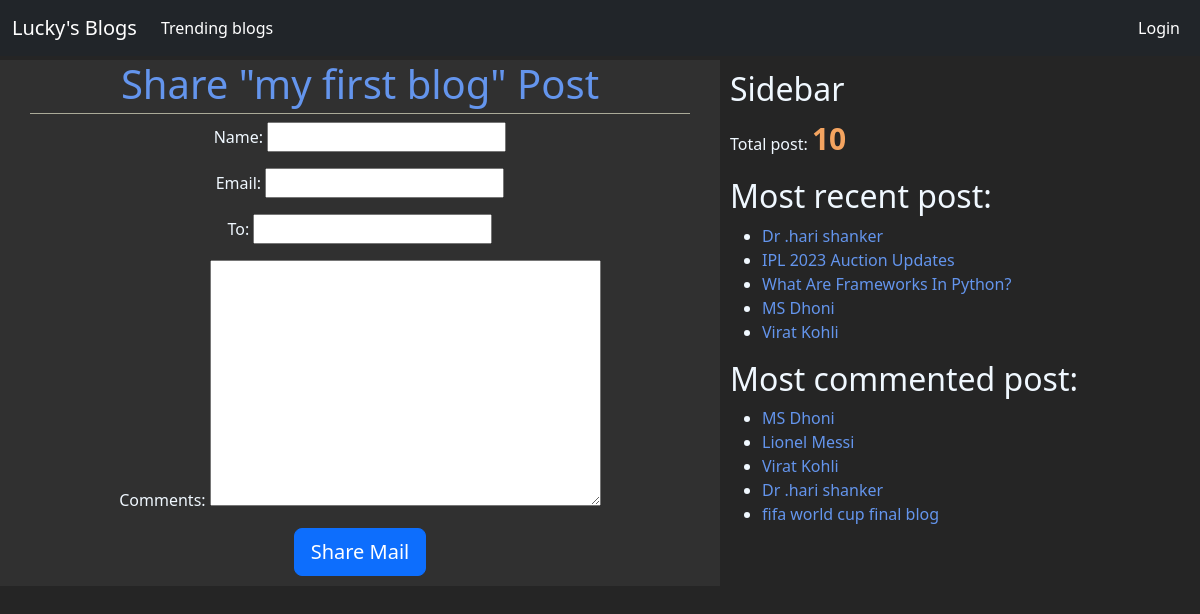
/1/share/, run on the app's committed database.
### blog/models.py (models this page shows, shortened)
class Post(models.Model):
    POST_CHOICES=(('draft','Draft'),('published','Published'))
    title=models.CharField(max_length=150)
    slug=models.SlugField(max_length=264,unique_for_date='publish')
    author=models.ForeignKey(User,related_name='blog_post',on_delete=models.CASCADE)
    body=models.TextField()
    publish=models.DateTimeField(default=timezone.now)
    created=models.DateTimeField(auto_now_add=True)
    update=models.DateTimeField(auto_now=True)
    status=models.CharField(max_length=10,choices=POST_CHOICES,default='draft')
    tags=TaggableManager()
    objects=CustomManager()
    def get_absolute_url(self):
        return reverse("post_detail", args=[self.publish.year,self.publish.strftime('%m'),self.slug])
    class Meta:
        ordering=('-publish',)

### blog/views.py (the view)
# urls.py: path('<int:id>/share/', views.EmailSendView,name=""),
def EmailSendView(request,id):
    post=get_object_or_404(Post,id=id,status='published')
    sent=False
    if request.method=="POST":
        form=EmailSendForm(request.POST)
        if form.is_valid():
            cd=form.cleaned_data #dictionary that contain all form data like to form
            subject=f"{cd['name']}({cd['email']}) recommends you to read {post.title}"
            post_url=request.build_absolute_uri(post.get_absolute_url())
            message=f"Read post At:\n{post_url}\n\nComment:\n{cd['comments']}"
            send_mail(subject,message,'pradhuman@blog.com',[cd['to']])
            sent=True
    else:
        form=EmailSendForm()
    return render(request,'blog/sahrebymail.html',{'form':form,'post':post,'sent':sent})

### blog/forms.py
class EmailSendForm(forms.Form):
    name=forms.CharField()
    email=forms.EmailField()
    to=forms.EmailField()
    comments=forms.CharField(required=False,widget=forms.Textarea)

### blog/models.py (called while the page is built)
    def get_queryset(self):
        return super().get_queryset().filter(status="published")

### blog/templatetags/blog_tags.py (called while the page is built)
@register.simple_tag(name='my_tag')
def total_post():
    return Post.objects.count()

@register.inclusion_tag('blog/latest_post.html')
def show_letest_post():
    latest_post=Post.objects.order_by('-publish')[:5]
    return {'latest_post':latest_post}

@register.simple_tag
def get_most_commented_post(count=5):
    return Post.objects.annotate(total_comments=Count('comments')).order_by('-total_comments')[:count]

### templates/blog/sahrebymail.html (shortened to what this page needs)
{% extends 'blog/base.html' %}
{% block content %}
    {% if sent %}
    <h1 class="display-6">"{{post.title}}" Post Shared Successfully!!!</h1>
    {% else %}
    <h1 class="display-6">Share "{{post.title}}" Post</h1>
    <div class="container" align="center">
        <form method="post">
            {{form.as_p}}
            <input type="submit" class="btn btn-primary btn-lg" value="Share Mail">
        </form>
    </div>
    {% endif %}
{% endblock content %}

### templates/blog/base.html (shortened to what this page needs)
<!doctype html>
{% load static %}
{% load blog_tags %}
<html lang="en">
<head>
  <link href="https://cdn.jsdelivr.net/npm/bootstrap@5.2.3/dist/css/bootstrap.min.css" rel="stylesheet"
>
  <link href="{% static "css/base.css"%}" rel="stylesheet">
</head>
<body>
  <nav class="navbar navbar-expand-lg navbar-dark fixed-top bg-dark">
    <div class="container-fluid">
      <a class="navbar-brand" href="{% url 'home' %}">Lucky's Blogs</a>
      <ul class="navbar-nav me-auto">
        <li class="nav-item">
          <a class="nav-link active" aria-current="page" href="{% url 'trending' %}">Trending blogs</a>
        </li>
      </ul>
      <ul class="nav navbar-nav navbar-right">
        <li class="nav-item item-right">
          <a class="nav-link active" aria-current="page" href="/accounts/login">Login</a>
        </li>
      </ul>
    </div>
  </nav>
  <div class="godown-60" id="godown"></div>
<div class="content">
  {% block content %}
  {% endblock content %}
</div>
<div class="sidebar">
  <h2>Sidebar</h1>
  <p> Total post: <span id='tot_post'> {% my_tag %}</span> </p>
  <h2>Most recent post:</h1>
    {% show_letest_post %}
    <h2>Most commented post:</h1>
      {% get_most_commented_post as most_commented_post %}
      <ul>
        {% for post in most_commented_post %}
        <li><a href="{{post.get_absolute_url}}">{{post.title}}</a></li>
        {% endfor %}
    </ul>
</div>
</body>
</html>

### templates/blog/latest_post.html
<ul>
    {% for post in latest_post %}
    <li><a href="{{post.get_absolute_url}}">{{post.title}}</a></li>
    {% endfor %}
</ul>

### static/css/base.css (style rules this page uses)
body { background-color: #252525; color: aliceblue; }
#godown { height: 60px; }
.content { float: left; width: 60%; padding: 0 30px 10px 30px; height: 100%; background-color: #303030; }
.sidebar { float: right; width: 40%; padding: 10px; height: 100%; }
h1 { text-align: center; border-bottom: 1px solid rgb(170, 170, 152); padding-bottom: 5px; color:cornflowerblue; }
a { color:cornflowerblue; }
a:link { text-decoration: none; }
#tot_post { font-weight: bold; color:sandybrown; font-size:30px; }

### data on the page
Post: title "my first blog"
Post: title "Dr .hari shanker"
Post: title "IPL 2023 Auction Updates"
Post: title "What Are Frameworks In Python?"
Post: title "MS Dhoni"
Post: title "Virat Kohli"
Post: title "Lionel Messi"
Post: title "fifa world cup final blog"
